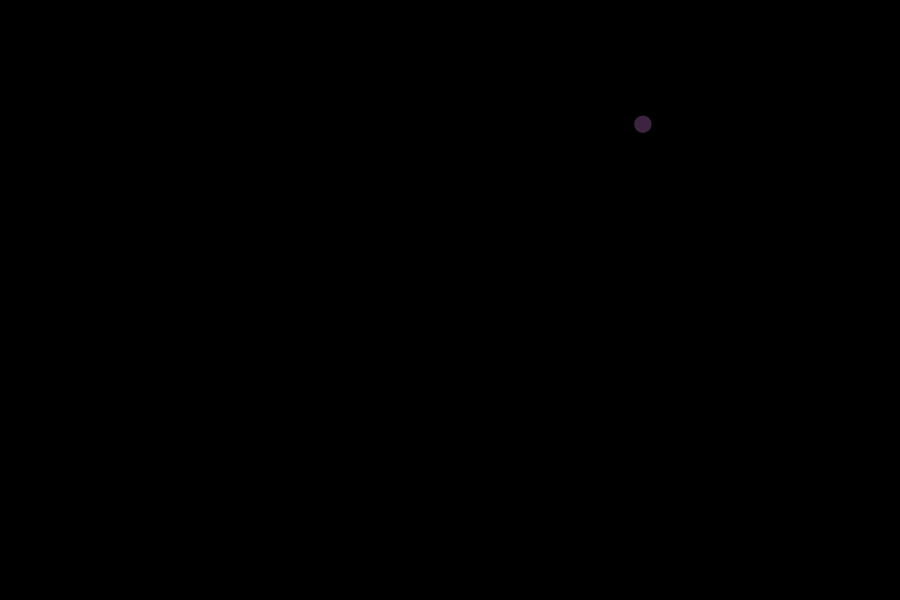
Frame 1 (no input)
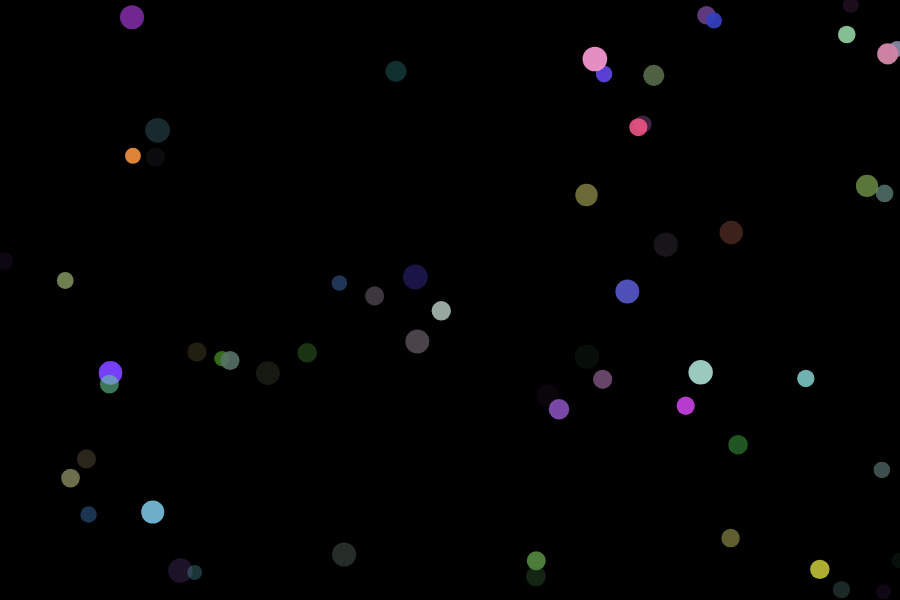
Frame 60 (no input)
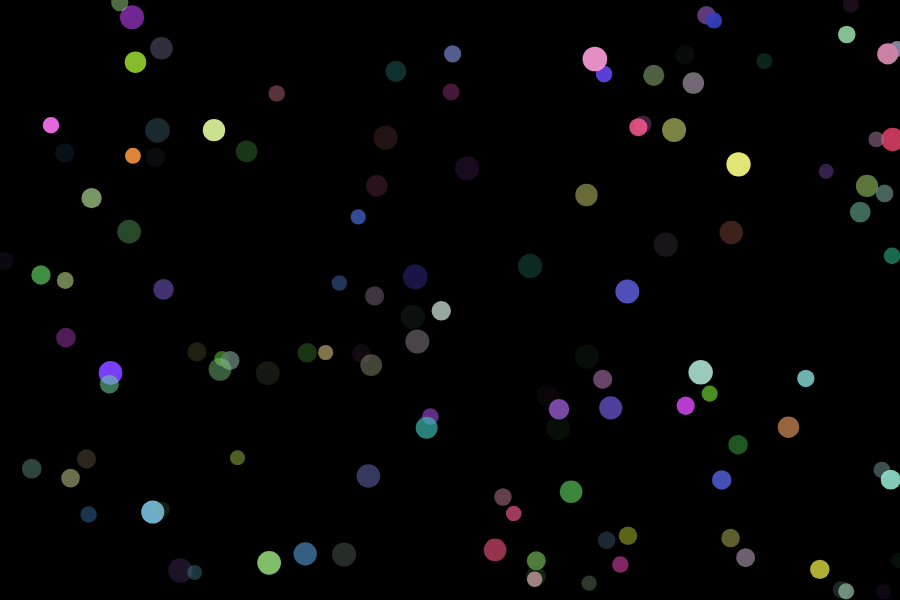
Frame 120 (the mouse pressed at the canvas centre since frame 60)

The p5.js sketch that drew these frames (run headless with seeded random() and noise() and a simulated clock; from frame 60 on, the mouse is pressed at the canvas centre):

// p5.js sketch
// ── sketch.js
////////////////////////////////////
// COURSERA GRAPHICS PROGRAMMING
////////////////////////////////////
function setup() {
    createCanvas(900, 600);
    background(0);
    //randomSeed(0);
}
//////////////////////////////////////////
function draw() {
    var randX = random(0, width);
    var randY = random(0, height);

    fill(random(50, 255), random(50, 255), random(50, 255), random(255));
    noStroke();
    let size = random(15, 25);
    ellipse(randX, randY, size, size);
}
